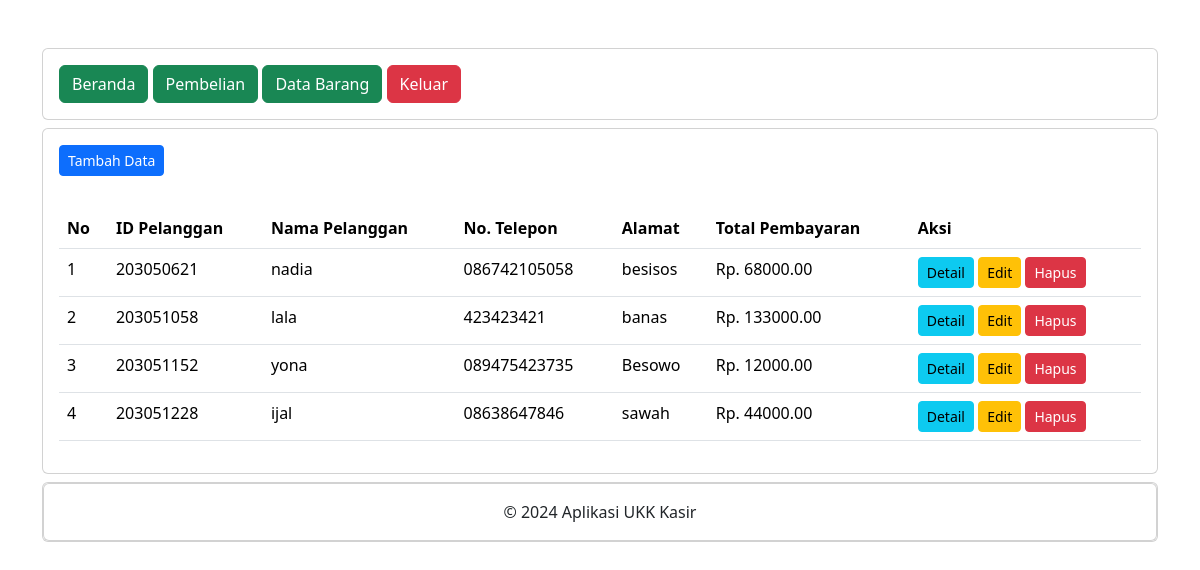
Screenshot of /pembelian.php (signed in) with the database file from the repository.
### tables this page shows
CREATE TABLE `penjualan` (
  `PenjualanID` int(11) NOT NULL,
  `TanggalPenjualan` date NOT NULL,
  `TotalHarga` decimal(10,2) NOT NULL,
  `PelangganID` int(11) NOT NULL
);

CREATE TABLE `pelanggan` (
  `PelangganID` int(11) NOT NULL,
  `NamaPelanggan` varchar(255) NOT NULL,
  `Alamat` text NOT NULL,
  `NomorTelepon` varchar(15) NOT NULL
);

### pembelian.php (the view, shortened to what this page needs)
<?php
include "header.php";
include "navbar.php";
?>
<div class="card mt-2">
	<div class="card-body">
		<button type="button" class="btn btn-primary btn-sm" data-bs-toggle="modal" data-bs-target="#tambah-data">
			Tambah Data
		</button>
	</div>
	<div class="card-body">
		<table class="table">
			<thead>
				<tr>
					<th>No</th>
					<th>ID Pelanggan</th>
					<th>Nama Pelanggan</th>
					<th>No. Telepon</th>
					<th>Alamat</th>
					<th>Total Pembayaran</th>
					<th>Aksi</th>
				</tr>
			</thead>
			<tbody>
				<?php
				include '../koneksi.php';
				$no = 1;
				$data = mysqli_query($koneksi,"SELECT * FROM pelanggan INNER JOIN penjualan ON pelanggan.PelangganID=penjualan.PelangganID");
				while($d = mysqli_fetch_array($data)){
					?>
					<tr>
						<td><?php echo $no++; ?></td>
						<td><?php echo $d['PelangganID']; ?></td>
						<td><?php echo $d['NamaPelanggan']; ?></td>
						<td><?php echo $d['NomorTelepon']; ?></td>
						<td><?php echo $d['Alamat']; ?></td>
						<td>Rp. <?php echo $d['TotalHarga']; ?></td>
						<td>
							<a class="btn btn-info btn-sm" href="detail_pembelian.php?PelangganID=<?php echo $d['PelangganID']; ?>">Detail</a>
							<button type="button" class="btn btn-warning btn-sm" data-bs-toggle="modal" data-bs-target="#edit-data<?php echo $d['PelangganID']; ?>">
								Edit
							</button>
							<button type="button" class="btn btn-danger btn-sm" data-bs-toggle="modal" data-bs-target="#hapus-data<?php echo $d['PelangganID']; ?>">
								Hapus
							</button>
						</td>
					</tr>
				<?php } ?>
			</tbody>
		</table>
	</div>
</div>
<?php
include "footer.php";
?>

### rows the page displays
penjualan: PelangganID "203050621", PelangganID.NamaPelanggan "nadia", PelangganID.NomorTelepon "086742105058", PelangganID.Alamat "besisos", TotalHarga "68000.00"
penjualan: PelangganID "203051058", PelangganID.NamaPelanggan "lala", PelangganID.NomorTelepon "423423421", PelangganID.Alamat "banas", TotalHarga "133000.00"
penjualan: PelangganID "203051152", PelangganID.NamaPelanggan "yona", PelangganID.NomorTelepon "089475423735", PelangganID.Alamat "Besowo", TotalHarga "12000.00"
penjualan: PelangganID "203051228", PelangganID.NamaPelanggan "ijal", PelangganID.NomorTelepon "08638647846", PelangganID.Alamat "sawah", TotalHarga "44000.00"
